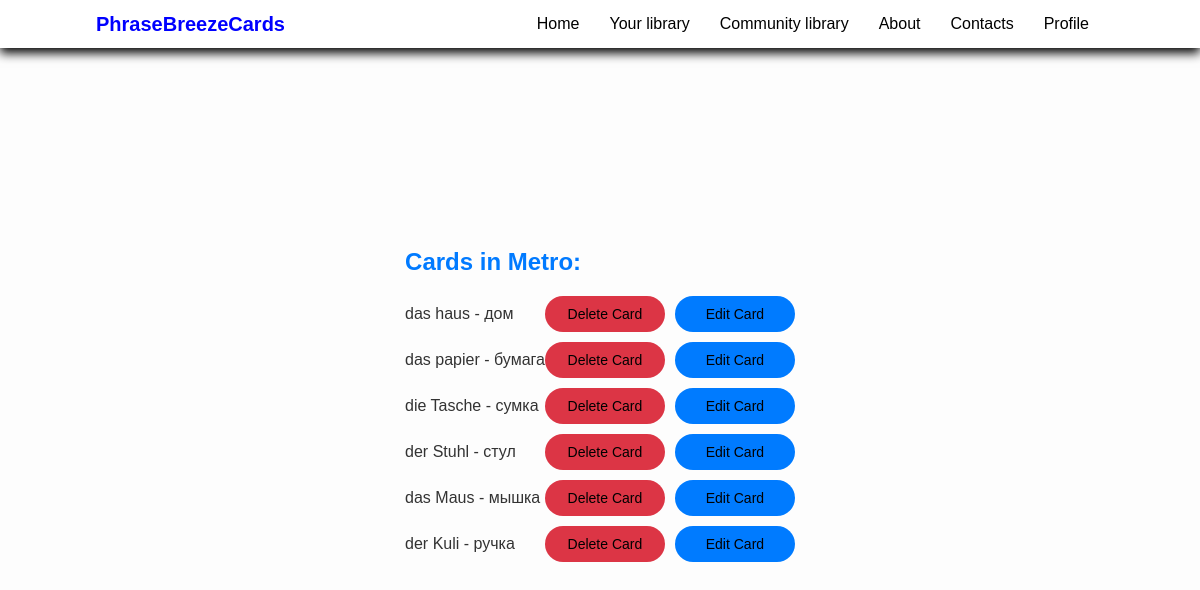
The page /your-library/set-metro/cards/ (signed in) on the database as committed earlier.
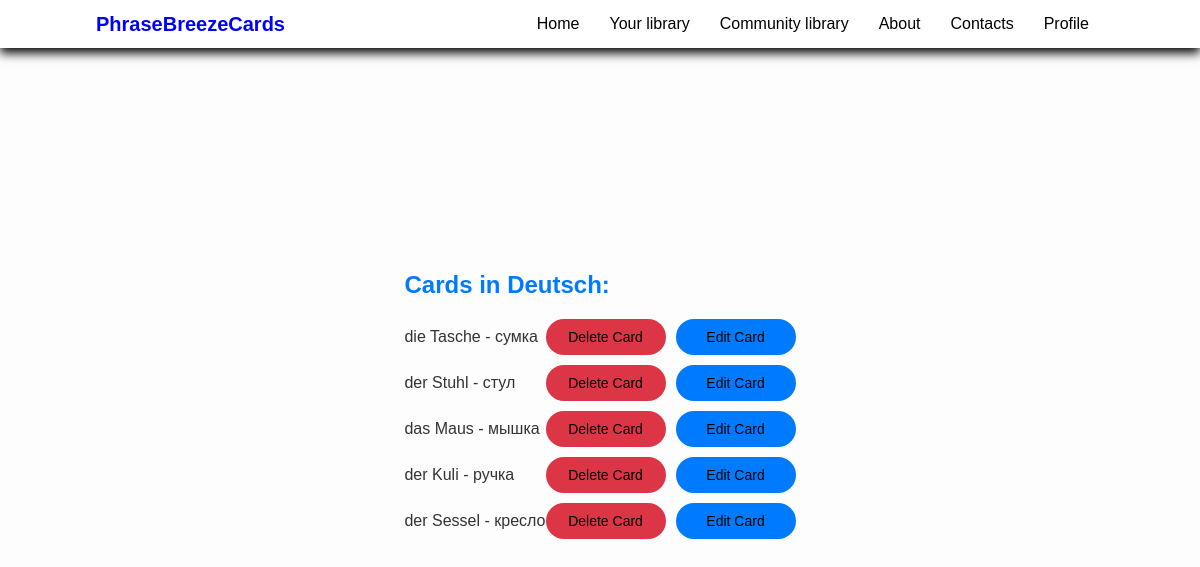
The same page on the database as committed later.
### main_app/models.py (models this page shows, shortened)
class Set(models.Model):
    name = models.CharField(max_length=100)
    slug = models.TextField()
    user = models.ForeignKey(User, on_delete=models.CASCADE, related_name='sets')
    class Meta:
        unique_together = ('user', 'name')

class Card(models.Model):
    front_side = models.CharField(max_length=250)
    back_side = models.CharField(max_length=250)
    set = models.ForeignKey(Set, on_delete=models.CASCADE, related_name='cards')
    create_reverse_card = models.BooleanField(default=True)

### main_app/views.py (the view)
# urls.py: path('set-<slug:set_slug>/cards/', views.set_cards_view, name='set_cards'),
def set_cards_view(request, set_slug):
    if request.method == 'GET':
        set = get_object_or_404(models.Set, slug=set_slug, user=request.user)
        cards = set.cards.all()
        template_name = 'main_app/set/set_cards.html'
        context = {
            'set': set,
            'cards': cards
        }
        return render(request, template_name, context)

### templates/main_app/set/set_cards.html (shortened to what this page needs)
{% extends 'base_generic.html' %}
{% block header %}
    {% include 'header.html' %}
{% endblock %}
{% block content %}
    <h2>Cards in {{ set.name }}:</h2>
    {% for card in cards %}
        <div class="card-container">
            <p class="card-text">{{ card.front_side }} - {{ card.back_side }}</p>
            <div class="button-container">
                <button class="delete"><a href="{% url 'delete_card' set.slug card.id %}">Delete Card</a></button>
                <button class="edit"><a href="{% url 'edit_card' set.slug card.id %}">Edit Card</a></button>
            </div>
        </div>
    {% endfor %}
{% endblock %}

### templates/base_generic.html (shortened to what this page needs)
<!DOCTYPE html>
<html lang="en">
<head>
</head>
<body>
    <header>
        {% block header %}{% endblock %}
    </header>
    <div id="content">
        {% block content %}{% endblock %}
    </div>
</body>
</html>

### templates/header.html (shortened to what this page needs)
<a href="#" class="logo">PhraseBreezeCards</a>
<nav>
    <ul>
        <li><a href="{% url 'home' %}">Home</a></li>
        <li><a href="{% url 'user_library' %}">Your library</a></li>
        <li><a href="{% url 'community_library' %}">Community library</a></li>
        <li><a href="/info_list/">About</a></li>
        <li><a href="/contacts_list/">Contacts</a></li>
        <li><a href="{% url 'profile' %}">Profile</a>
        </li>
    </ul>
</nav>

### templates/base_generic.html (style rules this page uses)
* { margin: 0; padding: 0; box-sizing: border-box; font-family: sans-serif; list-style: none; text-decoration: none; }
body { margin-top: 100px; height: 100vh; background-color: #fff; }
header { position: fixed; top: 0; left: 0; right: 0; background: #fff; display: flex; justify-content: space-between; align-items: center; padding: 0 8%; box-shadow: 0 5px 10px #000; }
header .logo { font-size: 20px; font-weight: 900; color: #0000ff; transition: .5s; }
header nav ul li { position: relative; float: left; }
header nav ul li a { padding: 15px; color: #000; font-size: 16px; display: block; }

### templates/main_app/set/set_cards.html (style rules this page uses)
body { background: #FDFDFD; display: flex; flex-direction: column; align-items: center; justify-content: center; min-height: 100vh; margin: 0; color: #333; font-family: Arial, sans-serif; }
h2 { margin: 20px 0; font-size: 24px; color: #007AFF; }
.card-container { margin: 10px 0; display: flex; align-items: center; justify-content: space-between; width: 100%; }
.card-text { font-size: 16px; flex-grow: 1; }
.button-container { display: flex; gap: 10px; }
button { padding: 10px; color: white; border: none; border-radius: 20px; cursor: pointer; transition: background 0.3s; text-decoration: none; display: inline-block; font-size: 14px; width: 120px; }
a { color: black; text-decoration: none; }
button.delete { background-color: #dc3545; }
button.edit { background-color: #007bff; }

Rows that differ between the two databases and show on the page:
removed Card: front_side "das haus", back_side "дом"
removed Card: front_side "das papier", back_side "бумага"
changed Set: name "Metro" → "Deutsch"
added Card: front_side "der Sessel", back_side "кресло"
